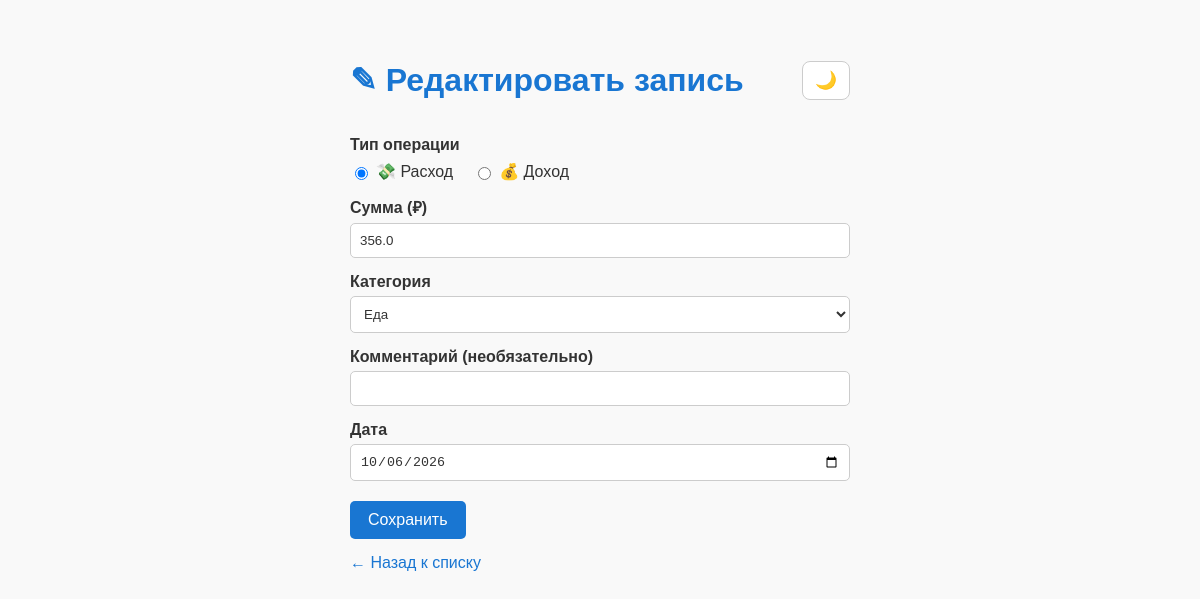
Screenshot of /edit/1 with the database file from the repository.
### tables this page shows
CREATE TABLE expenses (
            id INTEGER PRIMARY KEY AUTOINCREMENT,
            amount REAL NOT NULL,
            category TEXT NOT NULL,
            comment TEXT,
            date TEXT NOT NULL
        , type TEXT NOT NULL DEFAULT 'expense');

### app.py (the view, shortened to what this page needs)
@app.route("/edit/<int:expense_id>", methods=["GET", "POST"])
def edit(expense_id):
    conn = get_db()
    expense = conn.execute("SELECT * FROM expenses WHERE id = ?", (expense_id,)).fetchone()
    if expense is None:
        conn.close()
        return "Запись не найдена", 404
    conn.close()
    return render_template("add.html", expense=expense)

### app.py (called while the page is built)
def get_db():
    conn = sqlite3.connect(DB_NAME)
    conn.row_factory = sqlite3.Row
    return conn

### templates/add.html (shortened to what this page needs)
<!DOCTYPE html>
<html lang="ru">
<head>
</head>
<body>
    <div class="header-row">
        <h1>{% if expense %}✎ Редактировать{% else %}➕ Добавить{% endif %} запись</h1>
        <button class="theme-toggle" id="themeToggle" onclick="toggleTheme()">🌙</button>
    </div>
    <form method="post">
        <label>Тип операции</label>
        <div class="radio-group">
            <label>
                <input type="radio" name="type" value="expense"
                       {% if not expense or expense.type == "expense" %}checked{% endif %}>
                💸 Расход
            </label>
            <label>
                <input type="radio" name="type" value="income"
                       {% if expense and expense.type == "income" %}checked{% endif %}>
                💰 Доход
            </label>
        </div>
        <label>Сумма (₽)</label>
        <input type="number" name="amount" step="0.01" min="0" required
               value="{{ expense.amount if expense else '' }}">
        <label>Категория</label>
        <select name="category" required>
            {% set cats = ['Еда', 'Транспорт', 'Развлечения', 'Жильё', 'Здоровье',
                           'Зарплата', 'Фриланс', 'Подарок', 'Другое'] %}
            {% for cat in cats %}
                <option value="{{ cat }}"
                    {% if expense and expense.category == cat %}selected{% endif %}>
                    {{ cat }}
                </option>
            {% endfor %}
        </select>
        <label>Комментарий (необязательно)</label>
        <input type="text" name="comment" maxlength="100"
               value="{{ expense.comment if expense else '' }}">
        <label>Дата</label>
        <input type="date" name="date"
               value="{{ expense.date if expense else '' }}">
        <button type="submit">{% if expense %}Сохранить{% else %}Добавить{% endif %}</button>
    </form>
    <a href="/">← Назад к списку</a>
</body>
</html>

### templates/add.html (style rules this page uses)
:root { --bg: #f9f9f9; --text: #333; --card-bg: #ffffff; --heading: #1976d2; --border: #ccc; --btn-bg: #1976d2; }
* { transition: background 0.2s, color 0.2s; }
body { font-family: Arial, sans-serif; max-width: 500px; margin: 40px auto; padding: 0 15px; background: var(--bg); color: var(--text); }
.header-row { display: flex; justify-content: space-between; align-items: center; }
h1 { color: var(--heading); }
.theme-toggle { background: var(--card-bg); border: 1px solid var(--border); color: var(--text); padding: 8px 12px; border-radius: 8px; cursor: pointer; font-size: 1.1em; }
label { display: block; margin-top: 15px; font-weight: bold; }
input, select { width: 100%; padding: 9px; margin-top: 5px; border: 1px solid var(--border); border-radius: 5px; box-sizing: border-box; background: var(--card-bg); color: var(--text); }
.radio-group { display: flex; gap: 20px; margin-top: 8px; }
.radio-group label { font-weight: normal; margin: 0; display: flex; align-items: center; gap: 5px; }
.radio-group input { width: auto; }
button[type="submit"] { margin-top: 20px; padding: 10px 18px; background: var(--btn-bg); color: white; border: none; border-radius: 5px; cursor: pointer; font-size: 1em; }
a { display: inline-block; margin-top: 15px; color: var(--heading); text-decoration: none; }

### rows the page displays
expenses: type "☑ 💸 Расход", type "☐ 💰 Доход", amount "356.0", category "Еда", date "10/06/2026"
